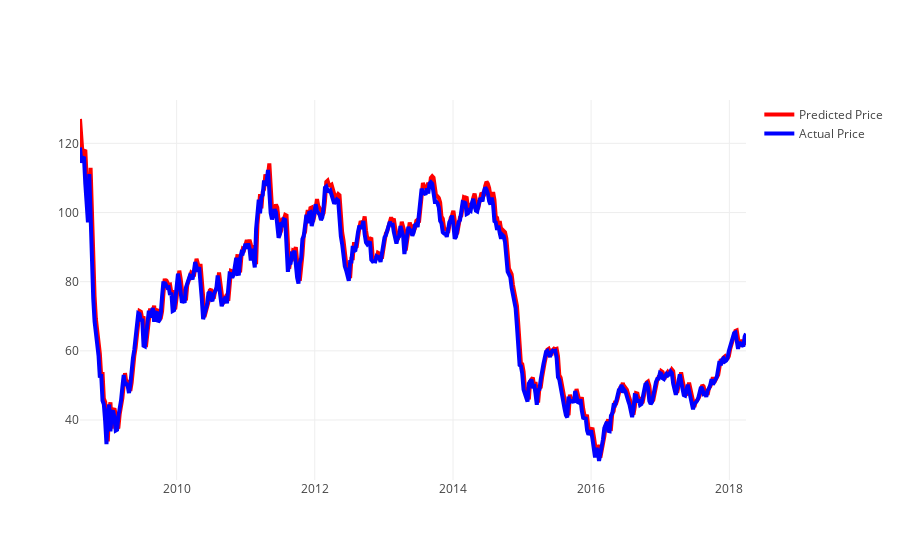

The cell this chart's notebook holds for it:
### Code cell
# Plot actual vs predicted using actual dates and USD
actual = go.Scatter(x=dates, y=testY_reshape, line = dict(color = ('rgb(0, 0, 255)'), width = 4), name= 'Actual Price')
predicted = go.Scatter(x=dates, y=yhat_test_reshape, line = dict(color = ('rgb(255, 0, 0)'), width = 4), name= 'Predicted Price')
py.iplot([predicted, actual])

### Figure 1 — Plotly figure (JSON) as saved in the notebook; plotly's stock layout.template omitted (floating-point values rounded to 4 significant figures; data arrays with more than 128 entries replaced by an {"elided": "..."} marker saying what was removed)
{"data": [{"line": {"color": "rgb(255, 0, 0)", "width": 4}, "name": "Predicted Price", "type": "scatter", "uid": "38b49ce2-8b41-11e8-a589-8c85908707b2", "x": {"elided": "504 str values"}, "y": {"elided": "504 float values"}}, {"line": {"color": "rgb(0, 0, 255)", "width": 4}, "name": "Actual Price", "type": "scatter", "uid": "38b49efe-8b41-11e8-a191-8c85908707b2", "x": {"elided": "504 str values"}, "y": {"elided": "504 float values"}}], "layout": {}}
